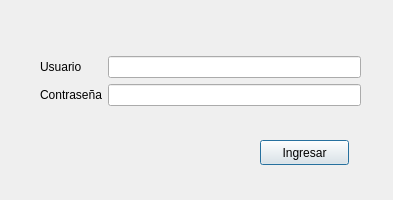
<?xml version="1.0" encoding="UTF-8"?>
<ui version="4.0">
 <class>Dialog</class>
 <widget class="QDialog" name="Dialog">
  <property name="geometry">
   <rect>
    <x>0</x>
    <y>0</y>
    <width>393</width>
    <height>200</height>
   </rect>
  </property>
  <property name="windowTitle">
   <string>Dialog</string>
  </property>
  <widget class="QPushButton" name="pushButton">
   <property name="geometry">
    <rect>
     <x>260</x>
     <y>140</y>
     <width>89</width>
     <height>25</height>
    </rect>
   </property>
   <property name="text">
    <string>Ingresar</string>
   </property>
  </widget>
  <widget class="QWidget" name="verticalLayoutWidget">
   <property name="geometry">
    <rect>
     <x>40</x>
     <y>40</y>
     <width>321</width>
     <height>83</height>
    </rect>
   </property>
   <layout class="QVBoxLayout" name="verticalLayout">
    <item>
     <layout class="QGridLayout" name="gridLayout">
      <item row="1" column="1">
       <widget class="QLineEdit" name="lineEdit_2"/>
      </item>
      <item row="0" column="1">
       <widget class="QLineEdit" name="lineEdit"/>
      </item>
      <item row="1" column="0">
       <widget class="QLabel" name="label_2">
        <property name="text">
         <string>Contraseña</string>
        </property>
       </widget>
      </item>
      <item row="0" column="0">
       <widget class="QLabel" name="label">
        <property name="text">
         <string>Usuario</string>
        </property>
       </widget>
      </item>
     </layout>
    </item>
   </layout>
  </widget>
 </widget>
 <resources/>
 <connections/>
</ui>
